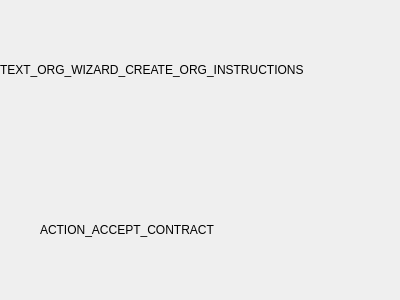
<?xml version="1.0" encoding="UTF-8"?>
<ui version="4.0">
 <class>CreateOrgSecondPageWidget</class>
 <widget class="QWidget" name="CreateOrgSecondPageWidget">
  <property name="geometry">
   <rect>
    <x>0</x>
    <y>0</y>
    <width>400</width>
    <height>300</height>
   </rect>
  </property>
  <property name="windowTitle">
   <string>Form</string>
  </property>
  <layout class="QVBoxLayout" name="verticalLayout">
   <property name="spacing">
    <number>20</number>
   </property>
   <property name="leftMargin">
    <number>0</number>
   </property>
   <property name="topMargin">
    <number>0</number>
   </property>
   <property name="rightMargin">
    <number>0</number>
   </property>
   <property name="bottomMargin">
    <number>0</number>
   </property>
   <item>
    <widget class="QLabel" name="label">
     <property name="text">
      <string>TEXT_ORG_WIZARD_CREATE_ORG_INSTRUCTIONS</string>
     </property>
     <property name="textFormat">
      <enum>Qt::RichText</enum>
     </property>
     <property name="openExternalLinks">
      <bool>true</bool>
     </property>
    </widget>
   </item>














































































   <item>
    <layout class="QHBoxLayout" name="horizontalLayout">
     <property name="spacing">
      <number>10</number>
     </property>
     <property name="leftMargin">
      <number>0</number>
     </property>
     <item>
      <spacer name="horizontalSpacer">
       <property name="orientation">
        <enum>Qt::Horizontal</enum>
       </property>
       <property name="sizeType">
        <enum>QSizePolicy::Preferred</enum>
       </property>
       <property name="sizeHint" stdset="0">
        <size>
         <width>40</width>
         <height>20</height>
        </size>
       </property>
      </spacer>
     </item>



















     <item>
      <widget class="QLabel" name="label_2">
       <property name="sizePolicy">
        <sizepolicy hsizetype="Expanding" vsizetype="Preferred">
         <horstretch>0</horstretch>
         <verstretch>0</verstretch>
        </sizepolicy>
       </property>
       <property name="minimumSize">
        <size>
         <width>0</width>
         <height>0</height>
        </size>
       </property>
       <property name="maximumSize">
        <size>
         <width>16777215</width>
         <height>16777215</height>
        </size>
       </property>
       <property name="text">
        <string>ACTION_ACCEPT_CONTRACT</string>
       </property>
       <property name="textFormat">
        <enum>Qt::RichText</enum>
       </property>
       <property name="wordWrap">
        <bool>true</bool>
       </property>
       <property name="openExternalLinks">
        <bool>true</bool>
       </property>
      </widget>
     </item>
    </layout>
   </item>
  </layout>
 </widget>
 <resources/>
 <connections/>
</ui>
